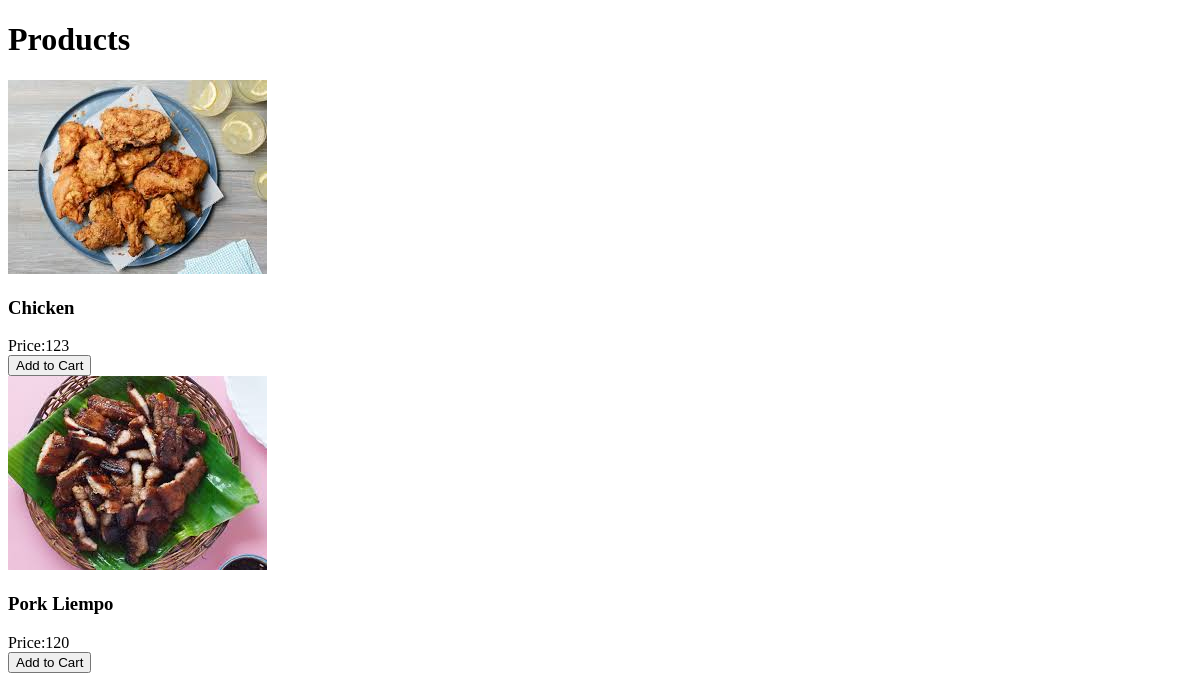
Page /display_product.php on the earlier database version.
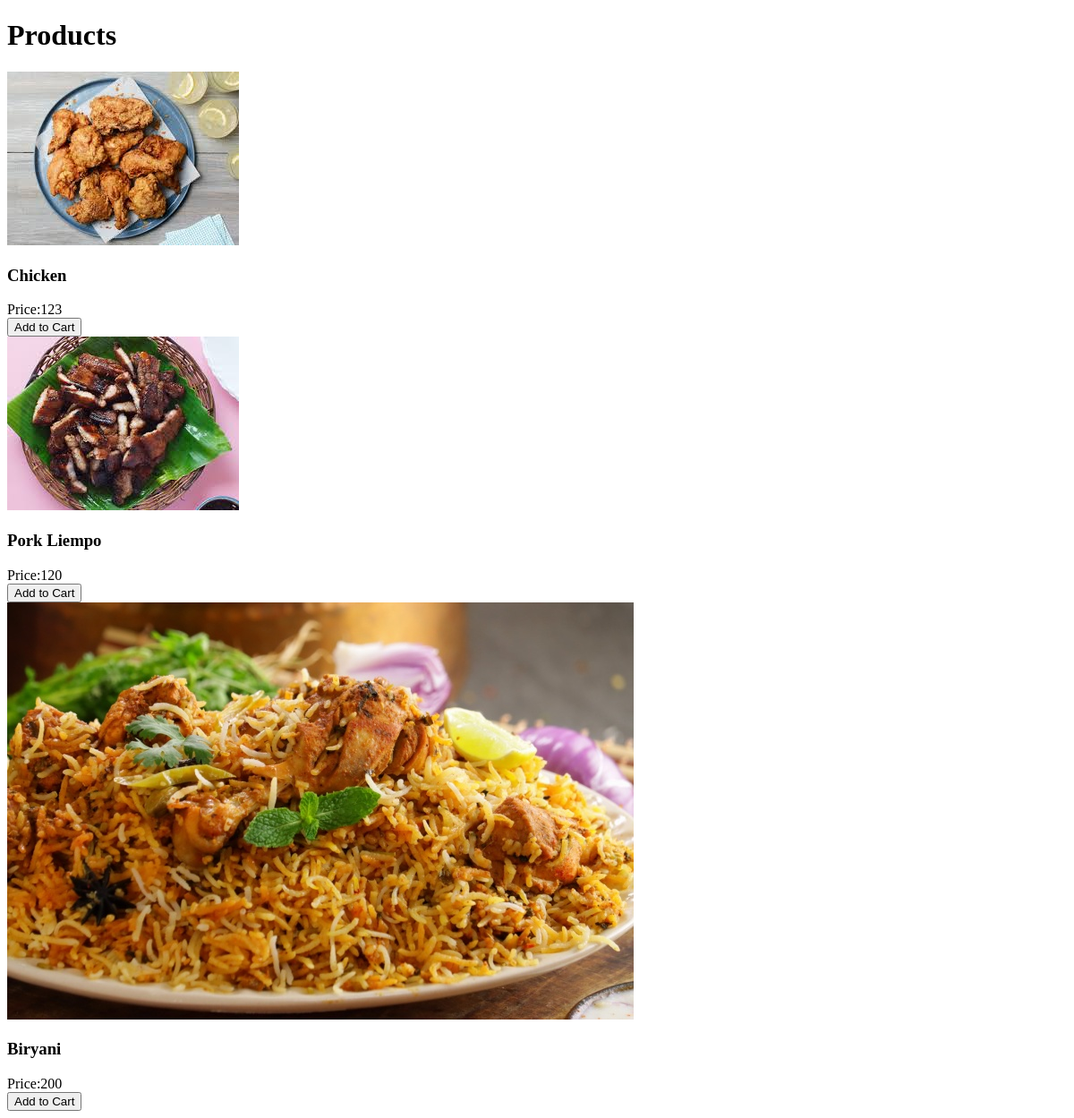
Same page on the later database version.
### tables this page shows
CREATE TABLE `food_products` (
  `food_id` int(10) NOT NULL,
  `food_name` varchar(255) NOT NULL,
  `food_price` int(255) NOT NULL,
  `food_description` text NOT NULL,
  `food_image` blob NOT NULL
);

### display_product.php (the view, shortened to what this page needs)
<?php
include 'Admin/connect.php';
?>
<!DOCTYPE html>
<html lang="en">
<head>
    <link rel = "stylesheet" href="css/style.css">
</head>
<body>
    <h1>Products</h1>
    <?php
    $query = "SELECT * FROM food_products";
    $result = mysqli_query($con, $query);
    if (mysqli_num_rows($result) > 0) {
        while ($row = mysqli_fetch_assoc($result)) {
    ?>
    <form method="post">
        <div>
            <img src="images/<?php echo $row['food_image']?>" alt="">
            <h3><?php echo $row['food_name']?></h3>
            <div>Price:<?php echo $row['food_price']?></div>
            <input type="submit" class="submit_btn cart_btn" value="Add to Cart" name="add_to_cart">
        </div>
    </form>
    <?php
        }} else {
            echo "No products found.";
        }
    ?>
</body>
</html>

Differences in the rows shown:
added food_products: food_image (picture), food_name "Biryani", food_price "200"
